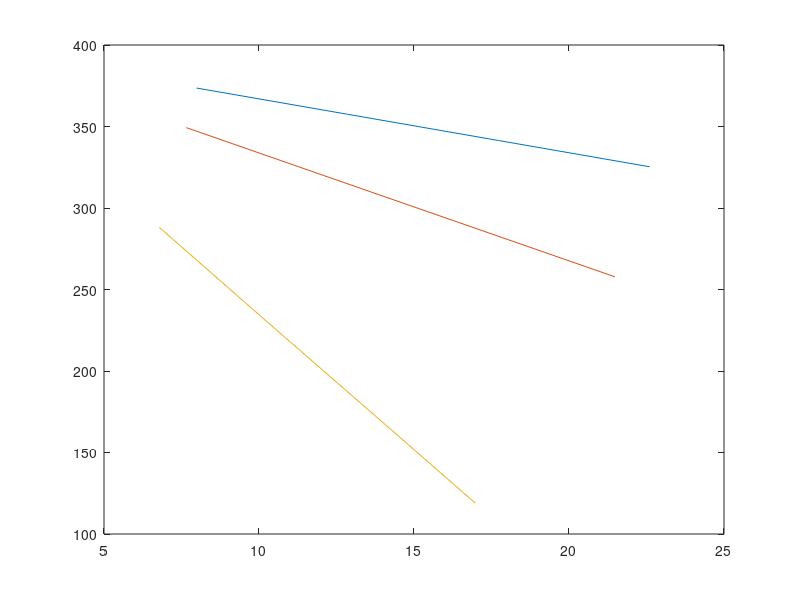
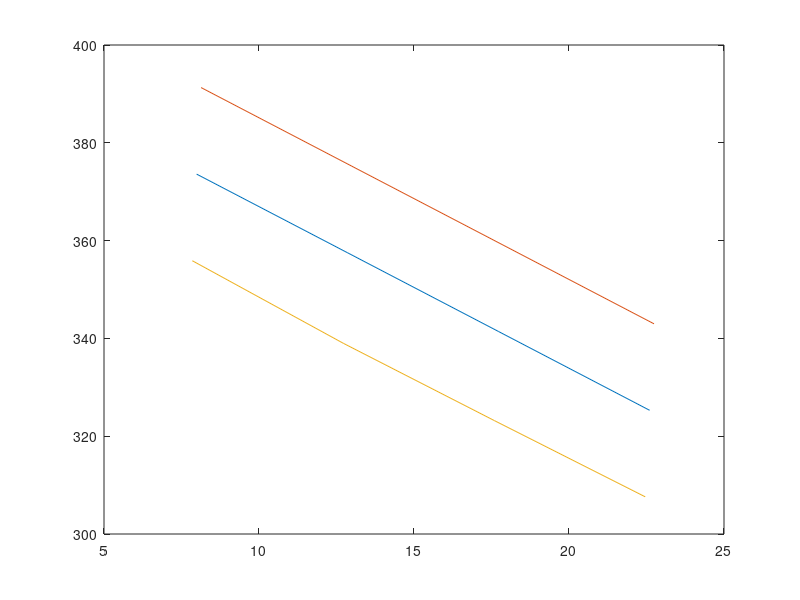
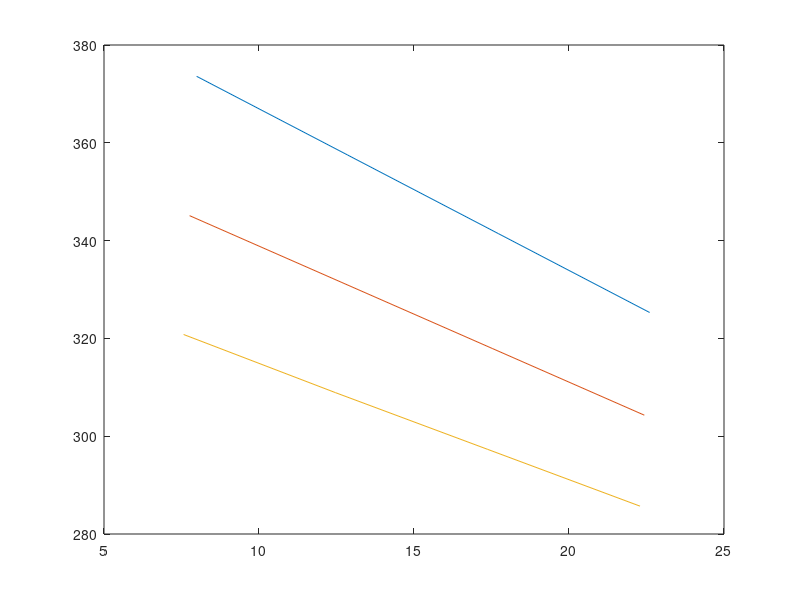

Here is the MATLAB script that generated these plots, in order:
% ---------Ra control----------------
a =[ 373.6 7.987
 357.5 12.86
 341.4 17.73
 325.3 22.6];

b=[349.3 7.656
 318.8 12.26
 288.3 16.87
 257.8 21.48];

c=[288.1 6.785
 231.7 10.17
 175.3 13.58
 118.9 16.98];
figure('Name','Ra control');
plot(a(:,2),a(:,1))
hold on
plot(b(:,2),b(:,1))
hold on
plot(c(:,2),c(:,1))

% ------Va control-------------------
a =[ 373.6 7.987
 357.5 12.86
 341.4 17.73
 325.3 22.6];

b=[ 391.3 8.13
    375.20 13
    359.1 17.87
    342.99 22.74];

c=[355.88 7.85
 339.0 12.72
 323.2 17.59
 307.6 22.46];
figure('Name','Va control')
plot(a(:,2),a(:,1))
hold on
plot(b(:,2),b(:,1))
hold on
plot(c(:,2),c(:,1))

% --------- Flux control-------------
a =[ 373.6 7.987
 357.5 12.86
 341.4 17.73
 325.3 22.6];

b = [345.1 7.761
 331.5 12.65
 317.9 17.54
 304.3 22.43];

c=[320.8 7.568
 308.9 12.47
 297.3 17.38
 285.7 22.29];
figure('Name','Flux control')
plot(a(:,2),a(:,1))
hold on
plot(b(:,2),b(:,1))
hold on
plot(c(:,2),c(:,1))
